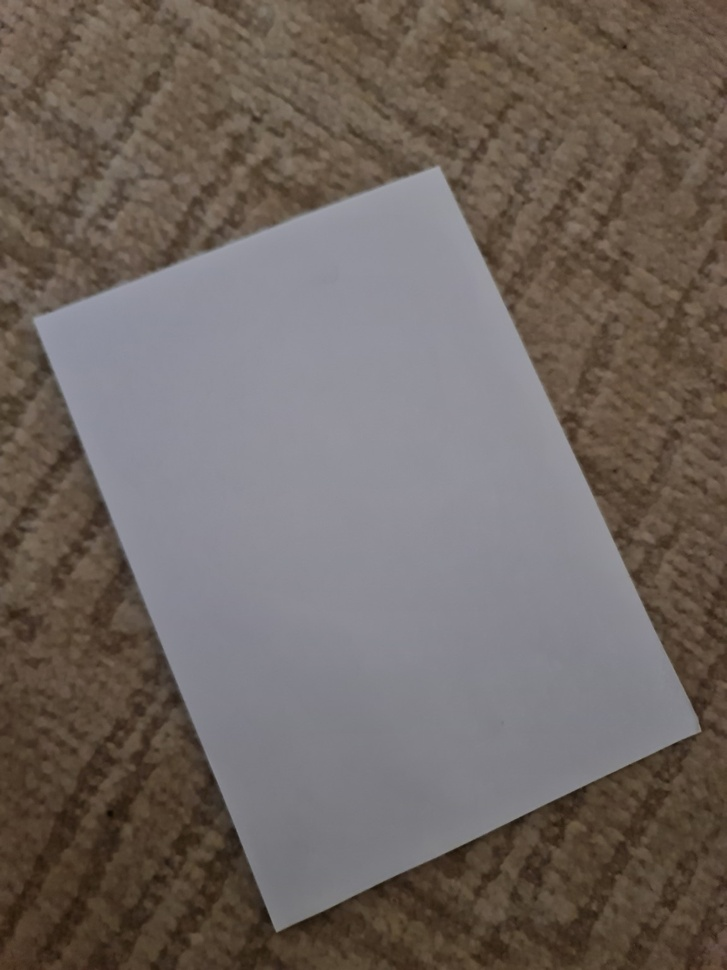
#> input picture sample_images/document_tilted.jpg, 727 x 970 px, shrunk from 1152 x 1536 before the run
$ python main.py
#> lines starting #> are read from the running program, lines starting #| are printed output that depends on the picture; after the words box and inside, x2 and y2 are one past the last pixel; in counts of white or black regions, pixels touching at a corner belong together
#> further down, image is the input picture: shape (970, 727, 3); mean B, G, R 96.1, 101.5, 111
### src/document_scanner.py

import cv2
import numpy as np

## Grayscale → Gaussian Blur → Otsu → Morphological Closing → Contours → Four Corners

def detect_document(image):
    """
    Detect a document using Otsu thresholding
    and contour approximation.

    Returns:
        Four corner points or None.
    """

    gray = cv2.cvtColor(image, cv2.COLOR_BGR2GRAY)
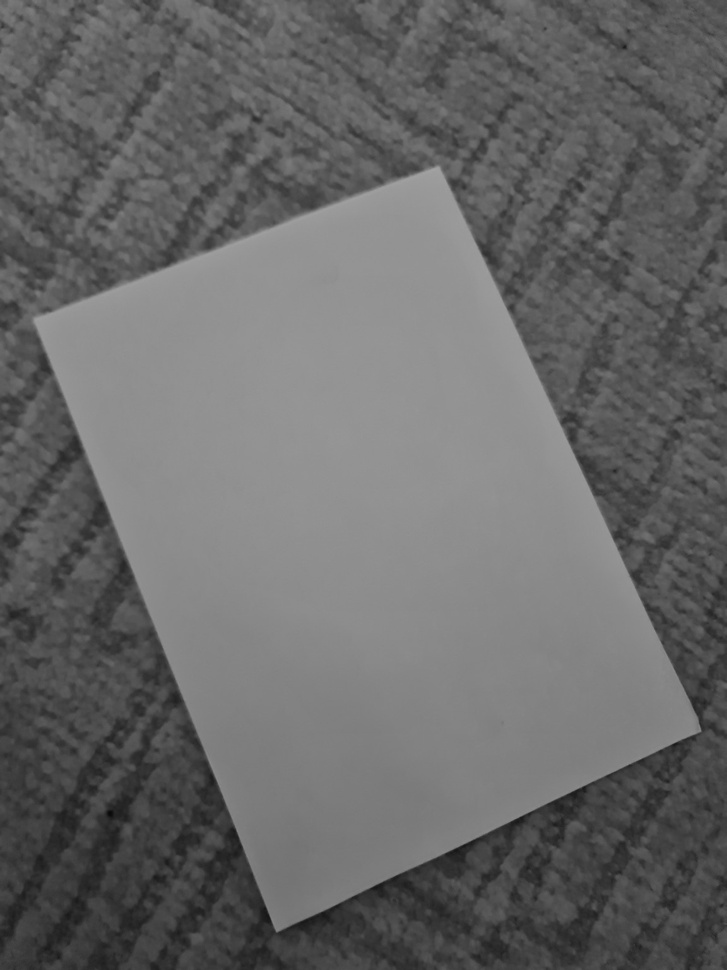
#> gray: shape (970, 727); min 9, max 163, mean 103.7

    blurred = cv2.GaussianBlur(gray, (5, 5), 0)

    _, binary = cv2.threshold(
        blurred,
        0,
        255,
        cv2.THRESH_BINARY + cv2.THRESH_OTSU
    )
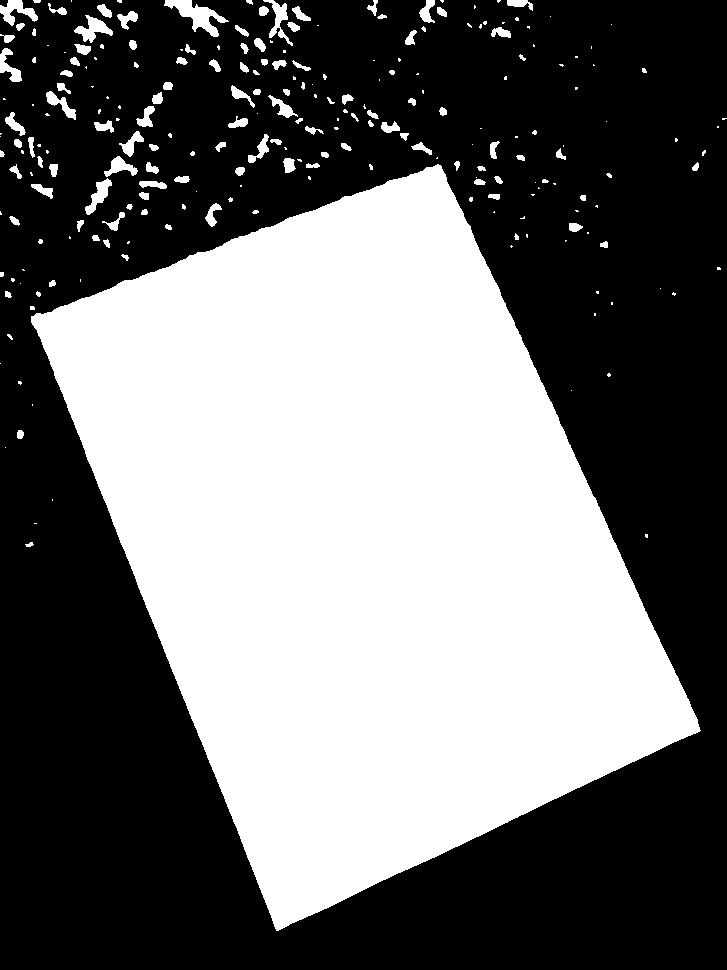
#> binary: shape (970, 727); 43.2% white; 243 white regions (119 under 20 px), largest, box (x1, y1, x2, y2) and area: (31, 164, 701, 931) 291574, (164, 0, 229, 37) 902, (74, 15, 113, 43) 474

    kernel = cv2.getStructuringElement(
        cv2.MORPH_RECT, (7, 7)
    )

    closed = cv2.morphologyEx(
        binary,
        cv2.MORPH_CLOSE,
        kernel
    )
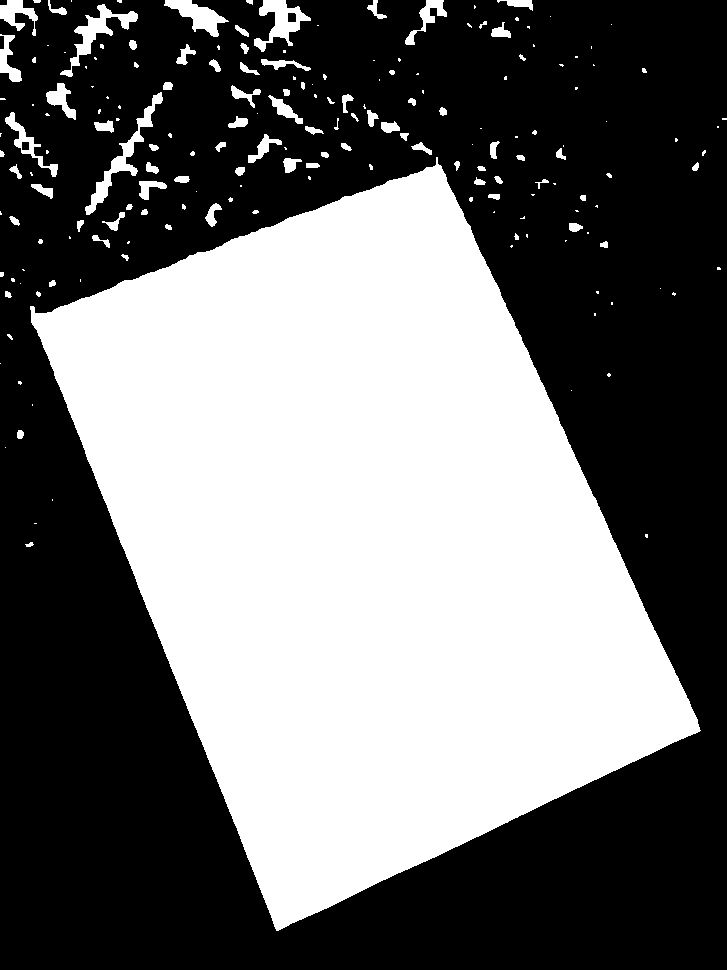
#> closed: shape (970, 727); 43.5% white; 191 white regions (99 under 20 px)

    contours, _ = cv2.findContours(
        closed,
        cv2.RETR_EXTERNAL,
        cv2.CHAIN_APPROX_SIMPLE
    )
#> contours = 191 contours, 119 with area under 20; largest, box (x1, y1, x2, y2) and area: (30, 157, 701, 931) 290614, (85, 92, 163, 215) 1222, (254, 0, 311, 52) 1144, (60, 4, 138, 77) 1082, (164, 0, 229, 37) 922

    contours = sorted(
        contours,
        key=cv2.contourArea,
        reverse=True
    )

    image_area = image.shape[0] * image.shape[1]
#> image_area = 705190

    for contour in contours:

        if cv2.contourArea(contour) < 0.15 * image_area:
            continue

        perimeter = cv2.arcLength(contour, True)

        approx = cv2.approxPolyDP(
            contour,
            0.02 * perimeter,
            True
        )

        if len(approx) == 4 and cv2.isContourConvex(approx):
            return approx.reshape(4, 2)
#> this loop made 1 pass
#> (perimeter, approx) on pass 1: (2396.8, [[437, 157], [30, 306], [276, 930], [700, 730]])
#> `corners = detect_document(image)`: corners = [[437, 157], [30, 306], [276, 930], [700, 730]]
#| [[437 157]
#|  [ 30 306]
#|  [276 930]
#|  [700 730]]

    return None

## Top-Left → Top-Right → Bottom-Right → Bottom-Left


def order_points(pts):
    """
    Order four corner points:
    top-left, top-right, bottom-right, bottom-left.
    """
    pts = np.asarray(pts, dtype=np.float32).reshape(4, 2)
#> pts = [[437, 157], [30, 306], [276, 930], [700, 730]]

    # Sort by vertical position
    y_sorted = pts[np.argsort(pts[:, 1])]
#> y_sorted = [[437, 157], [30, 306], [700, 730], [276, 930]]

    # Sort top and bottom pairs horizontally
    top = y_sorted[:2]
#> top = [[437, 157], [30, 306]]
    bottom = y_sorted[2:]
#> bottom = [[700, 730], [276, 930]]

    tl, tr = top[np.argsort(top[:, 0])]
#> tl = [30, 306]; tr = [437, 157]
    bl, br = bottom[np.argsort(bottom[:, 0])]
#> bl = [276, 930]; br = [700, 730]

    return np.array([tl, tr, br, bl], dtype=np.float32)


def perspective_transform(image, corners):
    """
    Apply a four-point perspective transformation.

    Args:
        image: Original BGR document image.
        corners: Four detected document corners.

    Returns:
        Perspective-corrected document image.
    """
    rect = order_points(corners)
#> rect = [[30, 306], [437, 157], [700, 730], [276, 930]]

    tl, tr, br, bl = rect
#> tl = [30, 306]; tr = [437, 157]; br = [700, 730]; bl = [276, 930]

    # Calculate document dimensions
    width_bottom = np.linalg.norm(br - bl)
#> width_bottom = 468.8
    width_top = np.linalg.norm(tr - tl)
#> width_top = 433.4

    height_right = np.linalg.norm(tr - br)
#> height_right = 630.5
    height_left = np.linalg.norm(tl - bl)
#> height_left = 670.7

    max_width = max(2, int(round(max(width_bottom, width_top))))
#> max_width = 469
    max_height = max(2, int(round(max(height_right, height_left))))
#> max_height = 671

    # Target rectangle
    destination = np.array([
        [0, 0],
        [max_width - 1, 0],
        [max_width - 1, max_height - 1],
        [0, max_height - 1]
    ], dtype=np.float32)
#> destination = [[0, 0], [468, 0], [468, 670], [0, 670]]

    # Calculate perspective matrix
    matrix = cv2.getPerspectiveTransform(
        rect, destination
    )
#> matrix = [[0.995, -0.392, 90.21], [0.392, 1.07, -339.3], [-8.53e-05, 0.000177, 1]]

    # Apply transformation
    warped = cv2.warpPerspective(
        image,
        matrix,
        (max_width, max_height)
    )
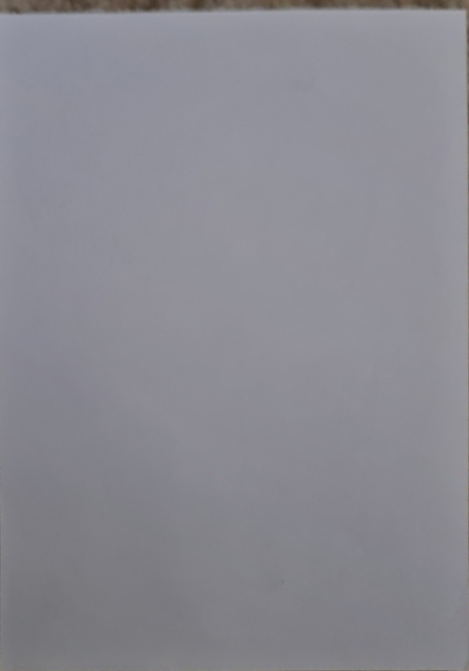
#> warped: shape (671, 469, 3); mean B, G, R 145.6, 137.9, 138.4
#| Output shape: (671, 469, 3)

    return warped

### src/image_preprocessing.py

import cv2


def to_grayscale(image):
    """
    Convert a BGR image to grayscale.
    """
    if image.ndim == 2:
        return image.copy()

    return cv2.cvtColor(image, cv2.COLOR_BGR2GRAY)


def apply_clahe(image, clip_limit=2.0, tile_size=(8, 8)):
    """
    Enhance local contrast using CLAHE.
    """
#> called with clip_limit = 2, tile_size = (8, 8)
    gray = to_grayscale(image)

    clahe = cv2.createCLAHE(
        clipLimit=clip_limit,
        tileGridSize=tile_size
    )

    return clahe.apply(gray)


def apply_adaptive_threshold(image, block_size=31, c=10):
    """
    Apply adaptive Gaussian thresholding.
    """
#> called with block_size = 31, c = 10
    gray = to_grayscale(image)

    if block_size <= 1 or block_size % 2 == 0:
        raise ValueError(
            "block_size must be an odd integer greater than 1."
        )

    binary = cv2.adaptiveThreshold(
        gray,
        255,
        cv2.ADAPTIVE_THRESH_GAUSSIAN_C,
        cv2.THRESH_BINARY,
        block_size,
        c
    )
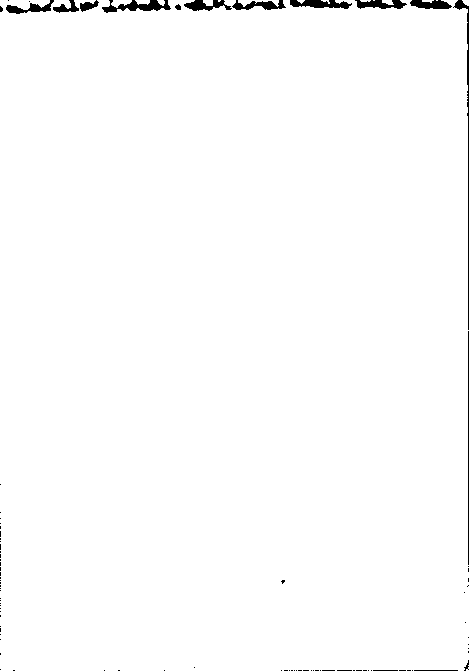
#> binary: shape (671, 469); 98.9% white; 90 black regions (75 under 20 px), largest, box (x1, y1, x2, y2) and area: (453, 0, 469, 330) 488, (102, 0, 171, 13) 445, (290, 0, 352, 9) 366

    return binary

### main.py
print("MAIN.PY IS RUNNING!")
import cv2
from pathlib import Path

from src.document_scanner import (
    detect_document,
    perspective_transform
)

# Load document
image_path = Path("sample_images/document_tilted.jpg")
image = cv2.imread(str(image_path))

if image is None:
    raise FileNotFoundError(image_path)

# Detect four corners
corners = detect_document(image)

if corners is None:
    print("Document not detected.")

else:
    print("Detected corners:")
    print(corners)

    # Correct perspective
    scanned = perspective_transform(image, corners)

    # Save output
    output_path = Path("outputs/scanned_document.jpg")
    output_path.parent.mkdir(parents=True, exist_ok=True)

    cv2.imwrite(str(output_path), scanned)

    print("Scanned document saved:", output_path)
    print("Output shape:", scanned.shape)


    #image preprocessing
    from src.image_preprocessing import (
        to_grayscale,
        apply_clahe,
        apply_adaptive_threshold
    )

    # Generate image variants
    gray = to_grayscale(scanned)
    enhanced = apply_clahe(scanned)
    binary = apply_adaptive_threshold(enhanced)

    # Save results
    cv2.imwrite("outputs/scanned_gray.jpg", gray)
    cv2.imwrite("outputs/scanned_clahe.jpg", enhanced)
    cv2.imwrite("outputs/scanned_binary.png", binary)

    print("Image preprocessing completed successfully!")
